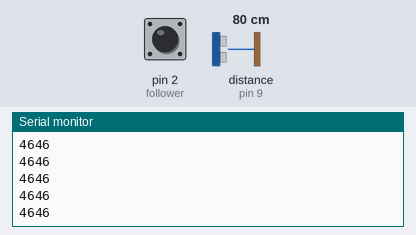
Recording of a sketch running on a simulated Arduino Uno, built with avr-gcc and run on an emulated ATmega328P. On the bench: the last lines printed to the serial monitor. Wiring (inferred from the names in the program): ultrasonic range finder: trigger pin 8; echo pin 9. The inputs (shaded band) are chosen by the test bench; at power-on: distance to the obstacle (sensor on pin 9) 80 cm, pin 2 (follower) HIGH. The echo pulse lasts 58.3 µs per cm.

Above: at 1.2 s.
1.3 s: distance to the obstacle (sensor on pin 9) set to 2 cm
At 1.8 s:
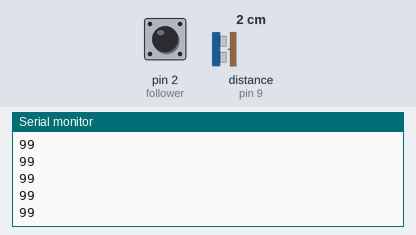
2.8 s: distance to the obstacle (sensor on pin 9) set to 4 cm
At 3.5 s:
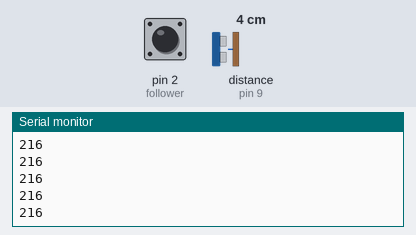
Timing chart, 0 to 5.8 s (numbered marks = the images above; inputs shaded):
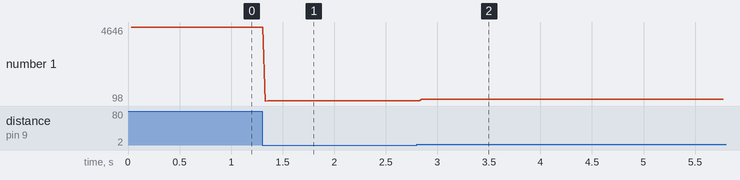

The sketch:

Ultrasonic_Follower.ino
```cpp
// Pins
#define follower 2
#define trigger 8
#define echo 9

// Data
unsigned int cycle = 0;
unsigned int n = 100;

// Variables;
unsigned int t;
unsigned int startTime;

void setup() {
  Serial.begin(9600);

  pinMode(follower, INPUT);
  pinMode(trigger, OUTPUT);
  pinMode(echo, INPUT);
}

void loop() {
  while(digitalRead(follower) == LOW) {}
  delayMicroseconds(10);

  digitalWrite(trigger, LOW);
  delayMicroseconds(2);
  digitalWrite(trigger, HIGH);
  delayMicroseconds(10);
  digitalWrite(trigger, LOW);

  t = pulseIn(echo, HIGH);

  cycle++;

  delay(25);

  Serial.print(t);
  Serial.write(13);
  Serial.write(10);
}
```

Measured:
- after the input at 1.3 s, the serial monitor: prints a new line at once (image 1)
- after the input at 2.8 s, the serial monitor: prints a new line after 0.05 s (image 2)
- plotted number 1: 4646 → 99 after the input at 1.3 s, 99 → 216 after the input at 2.8 s
